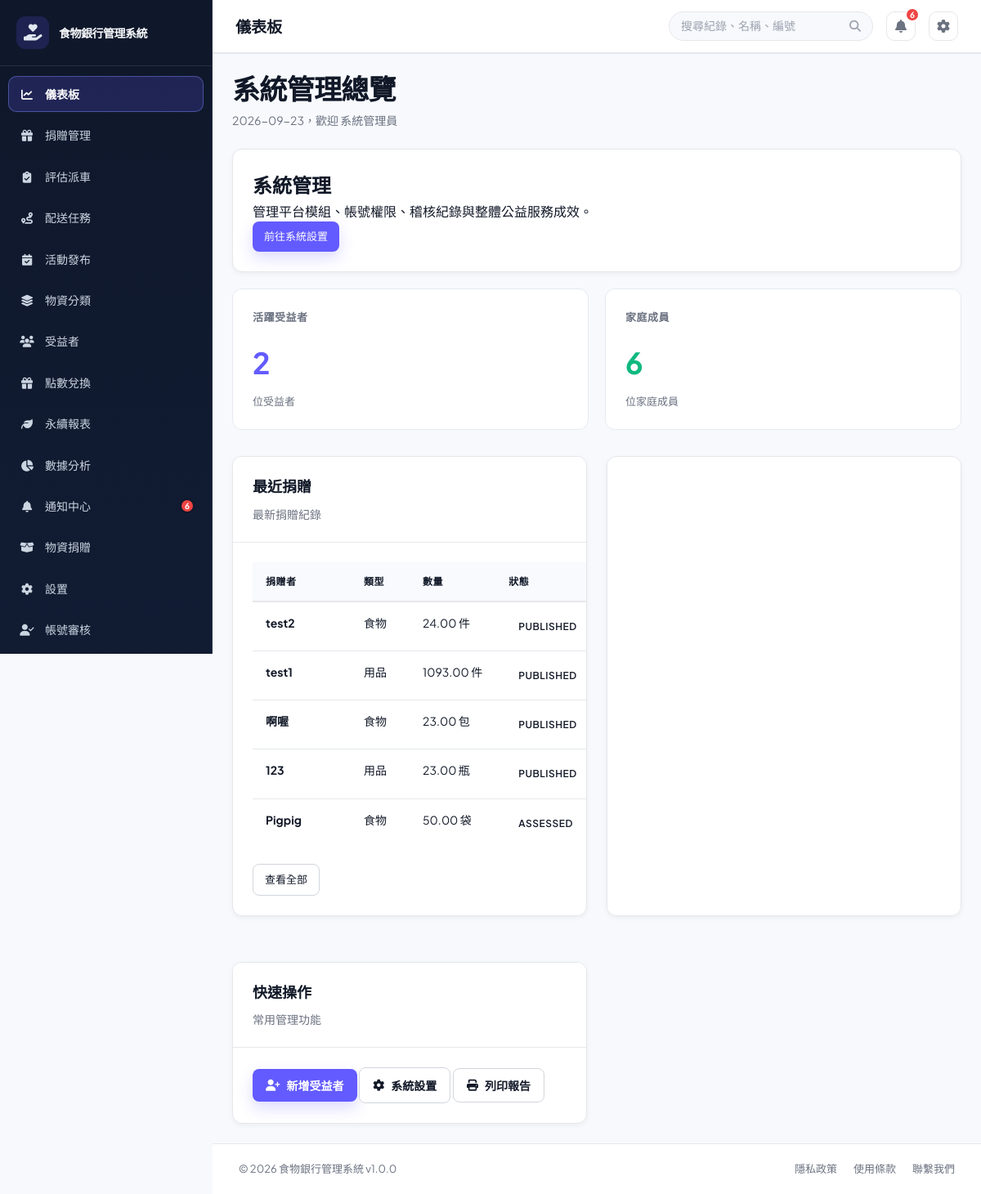
Page /?page=dashboard (signed in) on the committed database.
### tables this page shows
CREATE TABLE `users` (
  `user_id` int(11) NOT NULL,
  `username` varchar(50) NOT NULL,
  `password` varchar(255) NOT NULL,
  `email` varchar(100) NOT NULL,
  `full_name` varchar(100) NOT NULL,
  `phone` varchar(20) DEFAULT NULL,
  `role` enum('admin','foodbank_staff','volunteer','donor') NOT NULL DEFAULT 'foodbank_staff',
  `department` varchar(50) DEFAULT NULL,
  `status` enum('active','inactive','suspended') DEFAULT 'active',
  `created_at` timestamp NULL DEFAULT current_timestamp(),
  `updated_at` timestamp NULL DEFAULT current_timestamp() ON UPDATE current_timestamp(),
  `created_by` int(11) DEFAULT NULL,
  `phone_verified` tinyint(1) NOT NULL DEFAULT 0,
  `is_enterprise_verified` tinyint(1) DEFAULT 0,
  `enterprise_name` varchar(150) DEFAULT NULL,
  `enterprise_verified_at` datetime DEFAULT NULL
);

CREATE TABLE `donations` (
  `donation_id` int(11) NOT NULL,
  `donor_id` int(11) DEFAULT NULL,
  `donor_name` varchar(100) NOT NULL,
  `donation_type` enum('food','supplies','money','other') NOT NULL,
  `quantity` decimal(10,2) DEFAULT NULL,
  `unit` varchar(20) DEFAULT NULL,
  `donation_date` datetime NOT NULL,
  `received_by` int(11) DEFAULT NULL,
  `status` enum('received','pending','assessed','approved','rejected','published','archived') DEFAULT 'pending',
  `evaluation_status` enum('pending','approved_volunteer','approved_self_delivery','published','rejected') DEFAULT 'pending',
  `delivery_method` enum('volunteer_assist','self_delivery') DEFAULT 'volunteer_assist',
  `approval_notes` text DEFAULT NULL,
  `approved_at` datetime DEFAULT NULL,
  `approved_by` int(11) DEFAULT NULL,
  `rejection_reason` text DEFAULT NULL,
  `rejected_at` datetime DEFAULT NULL,
  `published_at` datetime DEFAULT NULL,
  `current_status` enum('waiting_pickup','volunteer_received','in_transit','at_foodbank','inspection_complete') DEFAULT 'waiting_pickup',
  `status_updated_at` datetime DEFAULT NULL,
  `split_count` int(11) DEFAULT 1,
  `notes` text DEFAULT NULL,
  `created_at` timestamp NULL DEFAULT current_timestamp(),
  `updated_at` timestamp NULL DEFAULT current_timestamp() ON UPDATE current_timestamp(),
  `item_name` varchar(100) DEFAULT NULL,
  `weight_kg` decimal(10,2) DEFAULT NULL,
  `size_description` varchar(100) DEFAULT NULL,
  `expiry_date` date DEFAULT NULL,
  `pickup_deadline` datetime DEFAULT NULL,
  `delivery_option` enum('donor_delivery','volunteer_delivery','food_bank_pickup') DEFAULT 'volunteer_delivery',
  `vehicle_type` enum('car','motorcycle','none') DEFAULT 'none',
  `photo_path` varchar(255) DEFAULT NULL,
  `evaluation_notes` text DEFAULT NULL,
  `seal_code` varchar(30) DEFAULT NULL,
  `need_inspection` tinyint(1) DEFAULT 1,
  `inspection_notes` text DEFAULT NULL,
  `donor_address` varchar(255) DEFAULT NULL,
  `reward_options` text DEFAULT NULL
);

### src/views/dashboard.php (the view, shortened to what the rows shown need)
<?php
require_once BASE_PATH . '/src/models/BeneficiaryModel.php';
require_once BASE_PATH . '/src/models/DonationModel.php';
$beneficiaryModel = new BeneficiaryModel();
$donationModel = new DonationModel();
$recentDonations = array_slice($donationModel->getAllDonations(null), 0, 5);
$dashboardRole = $currentUser['role'] ?? 'foodbank_staff';
$dashboardRoleLabels = [
    'admin' => '系統管理總覽',
    'foodbank_staff' => '食物銀行官方工作台',
    'volunteer' => '志工／外送員工作台',
    'donor' => '店家捐贈工作台',
];
?>
<div class="view-header">
    <div>
        <h1 class="view-title"><?php echo htmlspecialchars($dashboardRoleLabels[$dashboardRole] ?? '工作台'); ?></h1>
        <p class="view-subtitle"><?php echo date('Y-m-d'); ?>，歡迎 <?php echo htmlspecialchars($currentUser['full_name'] ?? '使用者'); ?></p>
    </div>
</div>
<div class="card role-intro mb-20">
    <div class="card-body">
        <?php if ($dashboardRole === 'volunteer'): ?>
            <h2>你的公益任務</h2><p>前往配送任務接單，或認領公益活動；完成配送後會記錄公益點數。</p>
            <a href="?page=deliveries" class="btn btn-primary btn-sm">查看可接任務</a>
        <?php elseif ($dashboardRole === 'foodbank_staff'): ?>
            <h2>官方人員工作台</h2><p>處理物資審查、受益者服務與公益活動，確保物資完成媒合。</p>
            <a href="?page=rewards" class="btn btn-secondary btn-sm">管理公益點數兌換</a>
        <?php elseif ($dashboardRole === 'donor'): ?>
            <h2>店家捐贈工作台</h2><p>上架剩食物資、填寫保存期限與配送需求，等待食物銀行評估。</p>
            <a href="?page=donation_materials" class="btn btn-primary btn-sm">上架剩食物資</a>
        <?php elseif ($dashboardRole === 'manager'): ?>
            <h2>營運管理</h2><p>掌握物資媒合、配送任務與公益活動的整體進度。</p>
            <a href="?page=deliveries" class="btn btn-primary btn-sm">查看配送進度</a>
        <?php else: ?>
            <h2>系統管理</h2><p>管理平台模組、帳號權限、稽核紀錄與整體公益服務成效。</p>
            <a href="?page=settings" class="btn btn-primary btn-sm">前往系統設置</a>
        <?php endif; ?>
    </div>
</div>
<div class="stats-grid">
    <div class="stat-card">
        <h3>活躍受益者</h3>
        <div class="stat-number"><?php echo number_format($beneficiaryModel->countActiveBeneficiaries()); ?></div>
        <p class="stat-label">位受益者</p>
    </div>
    <div class="stat-card">
        <h3>家庭成員</h3>
        <div class="stat-number"><?php echo number_format($beneficiaryModel->getTotalFamilyMembers()); ?></div>
        <p class="stat-label">位家庭成員</p>
    </div>
</div>
<div class="grid-2 mt-32">
    <div class="card">
        <div class="card-header">
            <h2>最近捐贈</h2>
            <p>最新捐贈紀錄</p>
        </div>
        <div class="card-body recent-donations-body">
            <?php if (!empty($recentDonations)): ?>
                <table class="data-table recent-donations-table">
                    <thead>
                        <tr>
                            <th>捐贈者</th>
                            <th>類型</th>
                            <th>數量</th>
                            <th>狀態</th>
                        </tr>
                    </thead>
                    <tbody>
                        <?php foreach ($recentDonations as $donation): ?>
                            <?php $statusClass = 'status-' . strtolower(str_replace(' ', '_', (string) $donation['status'])); ?>
                            <?php
                            $donationTypeLabels = [
                                'food' => '食物',
                                'supplies' => '用品',
                                'other' => '其他',
                            ];
                            $donationStatusLabels = [
                                'pending' => '待評估',
                                'approved' => '已批准',
                                'received' => '已收貨',
                                'rejected' => '已拒絕',
                            ];
                            ?>
                            <tr>
                                <td><strong><?php echo htmlspecialchars($donation['donor_name']); ?></strong></td>
                                <td><?php echo htmlspecialchars($donationTypeLabels[$donation['donation_type']] ?? $donation['donation_type']); ?></td>
                                <td><?php echo htmlspecialchars($donation['quantity']); ?> <?php echo htmlspecialchars($donation['unit']); ?></td>
                                <td><span class="status <?php echo $statusClass; ?>"><?php echo htmlspecialchars($donationStatusLabels[$donation['status']] ?? $donation['status']); ?></span></td>
                            </tr>
                        <?php endforeach; ?>
                    </tbody>
                </table>
                <div class="mt-20">
                    <a href="?page=donations" class="btn btn-secondary btn-sm">查看全部</a>
                </div>
            <?php endif; ?>
        </div>
    </div>
    <div class="card">
</div>
<div class="card mt-32">
    <div class="card-header">
        <h2>快速操作</h2>
        <p>常用管理功能</p>
    </div>
    <div class="card-body">
        <div class="grid-4">
            <?php if ($dashboardRole === 'admin'): ?>
            <button class="btn btn-primary" onclick="openAddBeneficiaryModal()"><i class="fas fa-user-plus"></i> 新增受益者</button>
            <?php endif; ?>
            <a href="?page=settings" class="btn btn-secondary"><i class="fas fa-gear"></i> 系統設置</a>
            <button class="btn btn-secondary" onclick="printTable()"><i class="fas fa-print"></i> 列印報告</button>
        </div>
    </div>
</div>

### public/index.php (shortened to what the rows shown need)
<?php
require_once BASE_PATH . '/config/database.php';
$connection = $db->getConnection();
$demoPasswordHashes = [
    'manager' => '866485796cfa8d7c0cf7111640205b83076433547577511d81f8030ae99ecea5',
    'staff' => '10176e7b7b24d317acfcf8d2064cfd2f24e154f7b5a96603077d5ef813d6a6b6',
];
foreach ($demoPasswordHashes as $demoUsername => $demoPasswordHash) {
    $demoUsernameEscaped = $connection->real_escape_string($demoUsername);
    $connection->query(
        "UPDATE users SET password = '{$demoPasswordHash}' WHERE username = '{$demoUsernameEscaped}' AND CHAR_LENGTH(password) <> 60 AND CHAR_LENGTH(password) <> 64"
    );
}
$connection->query(
    "UPDATE users SET full_name = CASE username
        WHEN 'official' THEN '食物銀行官方人員'
        WHEN 'manager' THEN '食物銀行官方人員'
        WHEN 'staff' THEN '食物銀行官方人員'
        WHEN 'volunteer' THEN '平台志工／外送員'
        WHEN 'donor' THEN '捐贈剩食店家'
        ELSE full_name
    END
    WHERE username IN ('official', 'manager', 'staff', 'volunteer', 'donor')
      AND (full_name LIKE '%?%' OR full_name = '')"
);
if (!empty($_SESSION['user']['username'])) {
    $sessionUsername = $connection->real_escape_string($_SESSION['user']['username']);
    $sessionUserResult = $connection->query("SELECT user_id, username, full_name, role, status, email, phone, phone_verified FROM users WHERE username = '{$sessionUsername}' LIMIT 1");
}
$currentUser = $_SESSION['user'];
$role = $currentUser['role'];
$rolePages = [
    'admin' => ['dashboard', 'donations', 'donations_evaluation', 'deliveries', 'activities', 'item_categories', 'beneficiaries', 'rewards', 'settings', 'users', 'volunteer_management', 'carbon_report', 'reports', 'notifications', 'donation_materials', 'certificate', 'activity_certificate'],
    'foodbank_staff' => ['dashboard', 'donation_materials_review', 'deliveries', 'activities', 'item_categories', 'rewards', 'volunteer_management', 'carbon_report', 'notifications', 'certificate', 'activity_certificate'],
    'volunteer' => ['dashboard', 'deliveries', 'material_transport', 'activities', 'rewards', 'reports', 'notifications', 'certificate', 'activity_certificate'],
    'donor' => ['dashboard', 'activities', 'rewards', 'notifications', 'donation_materials', 'certificate'],
];
$page = isset($_GET['page']) ? trim($_GET['page']) : 'dashboard';
$page = basename($page);
$menu_items = [
    'dashboard' => ['label' => '儀表板', 'icon' => 'fa-solid fa-chart-line'],
    'donations' => ['label' => '捐贈管理', 'icon' => 'fa-solid fa-gift'],
    'donations_evaluation' => ['label' => '評估派車', 'icon' => 'fa-solid fa-clipboard-check'],
    'deliveries' => ['label' => '配送任務', 'icon' => 'fa-solid fa-route'],
    'material_transport' => ['label' => '物資運送', 'icon' => 'fa-solid fa-truck-fast'],
    'activities' => ['label' => in_array($role, ['volunteer', 'donor'], true) ? '活動認領' : '活動發布', 'icon' => 'fa-solid fa-calendar-check'],
    'item_categories' => ['label' => '物資分類', 'icon' => 'fa-solid fa-layer-group'],
    'beneficiaries' => ['label' => '受益者', 'icon' => 'fa-solid fa-users'],
    'rewards' => ['label' => '點數兌換', 'icon' => 'fa-solid fa-gift'],
    'carbon_report' => ['label' => '永續報表', 'icon' => 'fa-solid fa-leaf'],
    'reports' => ['label' => '數據分析', 'icon' => 'fa-solid fa-chart-pie'],
    'notifications' => ['label' => '通知中心', 'icon' => 'fa-solid fa-bell'],
    'donation_materials' => ['label' => '物資捐贈', 'icon' => 'fa-solid fa-box-open'],
    'donation_materials_review' => ['label' => '物資捐贈審查', 'icon' => 'fa-solid fa-clipboard-check'],
    'settings' => ['label' => '設置', 'icon' => 'fa-solid fa-gear'],
    'users' => ['label' => '帳號審核', 'icon' => 'fa-solid fa-user-check'],
    'volunteer_management' => ['label' => '志工管理', 'icon' => 'fa-solid fa-people-group'],
];
$allowedPages = $rolePages[$role] ?? ['dashboard'];
?>
<!DOCTYPE html>
<html lang="zh-TW">
<head>
    <link href="https://cdnjs.cloudflare.com/ajax/libs/font-awesome/6.4.0/css/all.min.css" rel="stylesheet">
    <link rel="stylesheet" href="assets/css/style.css?v=<?php echo filemtime(__DIR__ . '/assets/css/style.css'); ?>">
</head>
<body>
    <div class="app-wrapper">
        <aside class="sidebar">
            <nav class="sidebar-nav">
                <?php foreach ($menu_items as $key => $item):
                    if (!in_array($key, $allowedPages, true)) {
                        continue;
                    }
                    $is_active = ($page === $key) ? 'active' : '';
                    $icon = $item['icon'];
                    $label = ($key === 'reports' && $role === 'volunteer') ? '榮譽榜' : $item['label'];
                    ?>
                    <a href="?page=<?php echo $key; ?>" class="nav-item <?php echo $is_active; ?>" title="<?php echo $label; ?>">
                        <span class="nav-icon"><i class="<?php echo $icon; ?>"></i></span>
                        <span class="nav-label"><?php echo $label; ?></span>
                    </a>
                <?php endforeach; ?>
            </nav>
        </aside>
        <div class="main-container">
            <header class="topbar">
                <div class="topbar-left">
                    <div class="breadcrumb">
                        <span class="page-title" id="pageTitle">
                            <?php echo $menu_items[$page]['label'] ?? '頁面'; ?>
                        </span>
                    </div>
                </div>
            </header>
            <main class="page-content">
                <div class="content-shell">
                    <?php
                    $view_file = BASE_PATH . '/src/views/' . $page . '.php';
                    if (file_exists($view_file)) {
                        include $view_file;
                    }
                    ?>
                </div>
            </main>
        </div>
    </div>
</body>
</html>

### rows in the picture
users: role "數據分析", role "儀表板", role "系統管理總覽", full_name "系統管理員"
donations: donor_name "test2", donation_type "食物", quantity "24.00", unit "件", status "PUBLISHED"
donations: donor_name "test1", donation_type "用品", quantity "1093.00", unit "件", status "PUBLISHED"
donations: donor_name "啊喔", donation_type "食物", quantity "23.00", unit "包", status "PUBLISHED"
donations: donor_name "123", donation_type "用品", quantity "23.00", unit "瓶", status "PUBLISHED"
donations: donor_name "Pigpig", donation_type "食物", quantity "50.00", unit "袋", status "ASSESSED"

### other values in the picture
APP_NAME "食物銀行管理系統"
$label "儀表板"
$label "捐贈管理"
$label "評估派車"
$label "配送任務"
$label "活動發布"
$label "物資分類"
$label "受益者"
$label "點數兌換"
$label "永續報表"
$label "通知中心"
$unreadNotificationCount "6"
$label "物資捐贈"
$label "設置"
$label "帳號審核"
